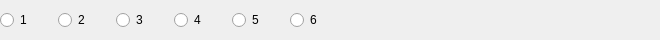
                    <widget class="QWidget" name="widget_FlvTrack">
                     <property name="sizePolicy">
                      <sizepolicy hsizetype="Fixed" vsizetype="Fixed">
                       <horstretch>0</horstretch>
                       <verstretch>0</verstretch>
                      </sizepolicy>
                     </property>
                     <property name="minimumSize">
                      <size>
                       <width>660</width>
                       <height>40</height>
                      </size>
                     </property>
                     <property name="maximumSize">
                      <size>
                       <width>660</width>
                       <height>40</height>
                      </size>
                     </property>
                     <property name="styleSheet">
                      <string notr="true"/>
                     </property>
                     <layout class="QHBoxLayout" name="horizontalLayout_41">
                      <property name="spacing">
                       <number>28</number>
                      </property>
                      <property name="leftMargin">
                       <number>0</number>
                      </property>
                      <property name="topMargin">
                       <number>0</number>
                      </property>
                      <property name="rightMargin">
                       <number>0</number>
                      </property>
                      <property name="bottomMargin">
                       <number>0</number>
                      </property>
                      <item>
                       <widget class="QRadioButton" name="radioButton_FlvTrack1">
                        <property name="maximumSize">
                         <size>
                          <width>30</width>
                          <height>18</height>
                         </size>
                        </property>
                        <property name="text">
                         <string>1</string>
                        </property>
                       </widget>
                      </item>
                      <item>
                       <widget class="QRadioButton" name="radioButton_FlvTrack2">
                        <property name="maximumSize">
                         <size>
                          <width>30</width>
                          <height>18</height>
                         </size>
                        </property>
                        <property name="text">
                         <string>2</string>
                        </property>
                       </widget>
                      </item>
                      <item>
                       <widget class="QRadioButton" name="radioButton_FlvTrack3">
                        <property name="maximumSize">
                         <size>
                          <width>30</width>
                          <height>18</height>
                         </size>
                        </property>
                        <property name="text">
                         <string>3</string>
                        </property>
                       </widget>
                      </item>
                      <item>
                       <widget class="QRadioButton" name="radioButton_FlvTrack4">
                        <property name="maximumSize">
                         <size>
                          <width>30</width>
                          <height>18</height>
                         </size>
                        </property>
                        <property name="text">
                         <string>4</string>
                        </property>
                       </widget>
                      </item>
                      <item>
                       <widget class="QRadioButton" name="radioButton_FlvTrack5">
                        <property name="maximumSize">
                         <size>
                          <width>30</width>
                          <height>18</height>
                         </size>
                        </property>
                        <property name="text">
                         <string>5</string>
                        </property>
                       </widget>
                      </item>
                      <item>
                       <widget class="QRadioButton" name="radioButton_FlvTrack6">
                        <property name="minimumSize">
                         <size>
                          <width>0</width>
                          <height>18</height>
                         </size>
                        </property>
                        <property name="maximumSize">
                         <size>
                          <width>30</width>
                          <height>18</height>
                         </size>
                        </property>
                        <property name="text">
                         <string>6</string>
                        </property>
                       </widget>
                      </item>
                      <item>
                       <spacer name="horizontalSpacer_3">
                        <property name="orientation">
                         <enum>Qt::Horizontal</enum>
                        </property>
                        <property name="sizeHint" stdset="0">
                         <size>
                          <width>40</width>
                          <height>20</height>
                         </size>
                        </property>
                       </spacer>
                      </item>
                     </layout>
                    </widget>
